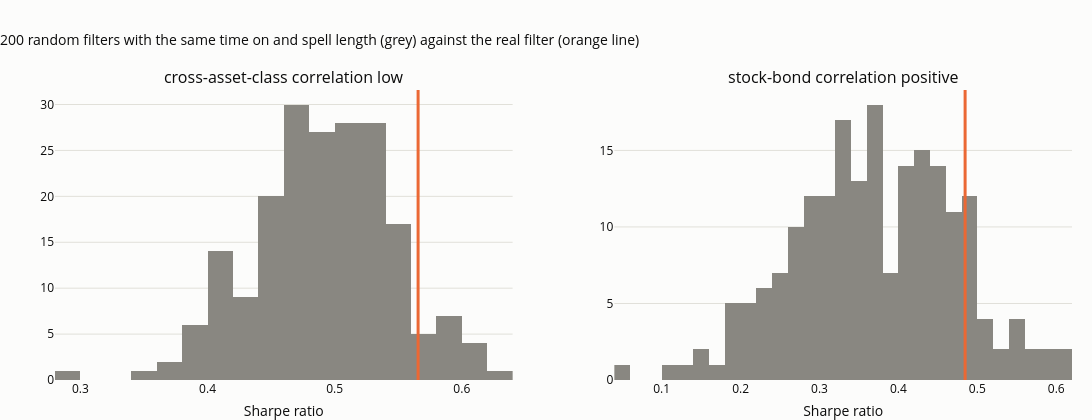

Notebook code for this chart:
### Code cell
# chart G.6: the random-filter benchmark
fig = make_subplots(rows=1, cols=2, subplot_titles=list(rand_dist))
for j, (name, sims) in enumerate(rand_dist.items(), start=1):
    fig.add_histogram(x=sims, nbinsx=30, marker_color=MUTED, showlegend=False, row=1, col=j)
    fig.add_vline(x=rand_rows[name]["real filter Sharpe"], line=dict(color=SERIES[1], width=3), row=1, col=j)
fig.update_layout(title="200 random filters with the same time on and spell length (grey) against the real filter (orange line)",
                  height=420, width=1100, margin=dict(t=90))
fig.update_xaxes(title_text="Sharpe ratio")
save_figure(fig, "08_06_random_filter", FIG)
fig

### Figure 1 — Plotly figure (JSON) as saved in the notebook; plotly's stock layout.template omitted (floating-point values rounded to 4 significant figures; data arrays with more than 128 entries replaced by an {"elided": "..."} marker saying what was removed)
{"data": [{"marker": {"color": "#898781"}, "nbinsx": 30, "showlegend": false, "type": "histogram", "x": {"elided": "200 float values"}, "xaxis": "x", "yaxis": "y"}, {"marker": {"color": "#898781"}, "nbinsx": 30, "showlegend": false, "type": "histogram", "x": {"elided": "200 float values"}, "xaxis": "x2", "yaxis": "y2"}], "layout": {"annotations": [{"font": {"size": 16}, "showarrow": false, "text": "cross-asset-class correlation low", "x": 0.225, "xanchor": "center", "xref": "paper", "y": 1.0, "yanchor": "bottom", "yref": "paper"}, {"font": {"size": 16}, "showarrow": false, "text": "stock-bond correlation positive", "x": 0.775, "xanchor": "center", "xref": "paper", "y": 1.0, "yanchor": "bottom", "yref": "paper"}], "height": 420, "margin": {"t": 90}, "shapes": [{"line": {"color": "#eb6834", "width": 3}, "type": "line", "x0": 0.5656, "x1": 0.5656, "xref": "x", "y0": 0, "y1": 1, "yref": "y domain"}, {"line": {"color": "#eb6834", "width": 3}, "type": "line", "x0": 0.4845, "x1": 0.4845, "xref": "x2", "y0": 0, "y1": 1, "yref": "y2 domain"}], "title": {"text": "200 random filters with the same time on and spell length (grey) against the real filter (orange line)"}, "width": 1100, "xaxis": {"anchor": "y", "domain": [0.0, 0.45], "title": {"text": "Sharpe ratio"}}, "xaxis2": {"anchor": "y2", "domain": [0.55, 1.0], "title": {"text": "Sharpe ratio"}}, "yaxis": {"anchor": "x", "domain": [0.0, 1.0]}, "yaxis2": {"anchor": "x2", "domain": [0.0, 1.0]}}}
